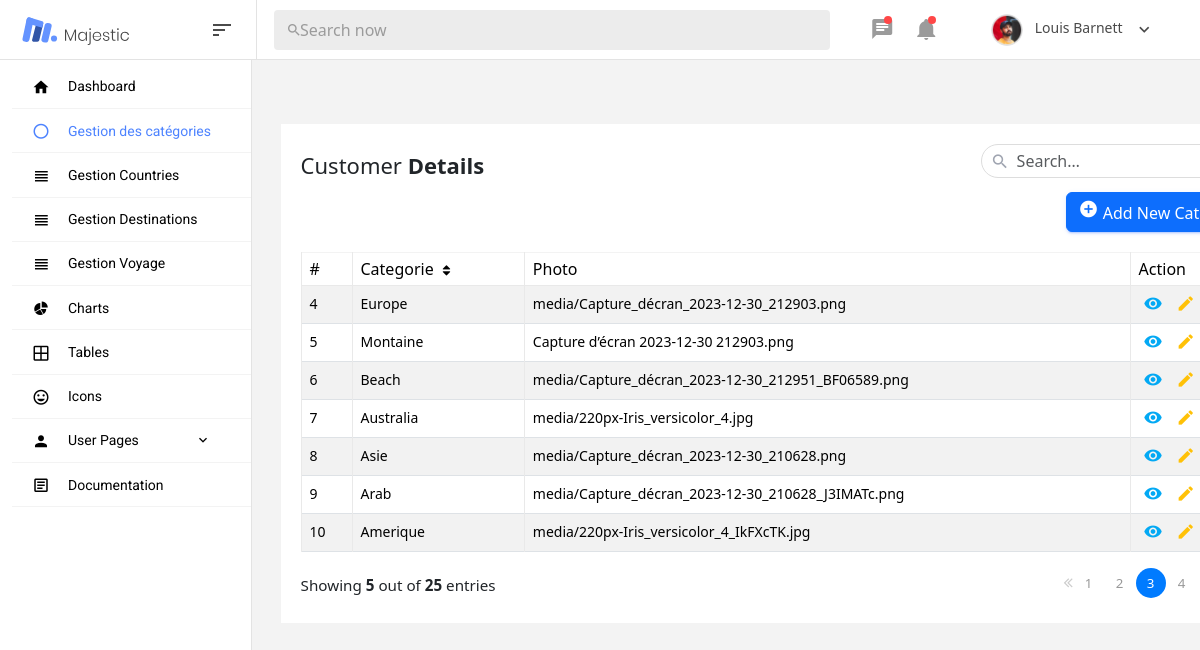
/adminHome/gestionCategorie, run on the app's committed database.
### admin_panel/models.py (models this page shows)
class Categorie(models.Model):
    id = models.AutoField(primary_key=True)
    nom=models.CharField(max_length=200,unique=True)
    photo = models.ImageField(upload_to='media/', blank=True, null=True)

### admin_panel/views.py (the view)
# urls.py: path('adminHome/gestionCategorie',views.gestionCategorie,name='gestionCategorie'),
def gestionCategorie(request):
    data = Categorie.objects.all()
    return render(request,'admin_panel/gestionCategorie.html',{'data': data})

### admin_panel/templates/admin_panel/gestionCategorie.html (shortened to what this page needs)
{% extends 'admin_panel/base.html' %}
{% block content %}
<div class="container">
    <div class="table-responsive">
        <div class="table-wrapper">
            <div class="table-title">
                <div class="row">
                    <div class="col-sm-8"><h2>Customer <b>Details</b></h2></div>
                    <div class="col-sm-4">
                        <div class="search-box">
                            <i class="material-icons">&#xE8B6;</i>
                            <input type="text" class="form-control" placeholder="Search&hellip;">
                        </div>
                        <br>
                        <div class="col-xs-6 text-right mt-4">
							<a href="#addCategorieModal" class="btn btn-primary" data-toggle="modal"><i class="material-icons">&#xE147;</i> <span>Add New Categorie</span></a>
						</div>
                    </div>
                </div>
            </div>
            <table class="table table-striped table-hover table-bordered">
                <thead>
                    <tr>
                        <th>#</th>
                        <th>Categorie <i class="fa fa-sort"></i></th>
                        <th>Photo</th>
                        <th>Action</th>
                    </tr>
                </thead>
                <tbody>
                    {% for categorie in data %}
                    <tr>
                        <td>{{ categorie.id }}</td>
                        <td>{{ categorie.nom }}</td>
                        <td>{{ categorie.photo }}</td>
                        <td>
                            <a href="#" class="view" title="View" data-toggle="tooltip"><i class="material-icons">&#xE417;</i></a>
                            <a href="#" class="edit" title="Edit" onclick="openEditModal('{{ categorie.id }}','{{ categorie.nom }}','{{ categorie.photo }}')" data-toggle="modal"><i class="material-icons">&#xE254;</i></a>
                        </td>
                    </tr>
                    {% endfor %}
                </tbody>
            </table>
            <div class="clearfix">
                <div class="hint-text">Showing <b>5</b> out of <b>25</b> entries</div>
                <ul class="pagination">
                    <li class="page-item disabled"><a href="#"><i class="fa fa-angle-double-left"></i></a></li>
                    <li class="page-item"><a href="#" class="page-link">1</a></li>
                    <li class="page-item"><a href="#" class="page-link">2</a></li>
                    <li class="page-item active"><a href="#" class="page-link">3</a></li>
                    <li class="page-item"><a href="#" class="page-link">4</a></li>
                    <li class="page-item"><a href="#" class="page-link">5</a></li>
                </ul>
            </div>
        </div>
    </div>
</div>
{% endblock %}
{% block styles %}
{% load static %}
    {{ block.super }}
    <link rel="stylesheet" href="{% static 'admin_panel/css/gestVoyStyle.css' %}">
    <link rel="stylesheet" href="https://maxcdn.bootstrapcdn.com/font-awesome/4.7.0/css/font-awesome.min.css">
    <link href="https://cdn.jsdelivr.net/npm/bootstrap@5.3.2/dist/css/bootstrap.min.css" rel="stylesheet">
    {% endblock %}

### admin_panel/templates/admin_panel/base.html (shortened to what this page needs)
<!DOCTYPE html>
<html lang="en">
<head>
  {% load static %}
  {% block styles %}
  <link rel="stylesheet" href="{% static 'admin_panel/vendors/mdi/css/materialdesignicons.min.css'%}">
  <link rel="stylesheet" href="{% static 'admin_panel/vendors/base/vendor.bundle.base.css'%}">
  <link rel="stylesheet" href="{% static 'admin_panel/css/style.css'%}">
  {% endblock %}
</head>
<body>
  <div class="container-scroller">
    <nav class="navbar col-lg-12 col-12 p-0 fixed-top d-flex flex-row">
            <div class="navbar-brand-wrapper d-flex justify-content-center">
        <div class="navbar-brand-inner-wrapper d-flex justify-content-between align-items-center w-100">
          <a class="navbar-brand brand-logo" href="../../index.html"><img src="../../images/logo.svg" alt="logo"/></a>
          <button class="navbar-toggler navbar-toggler align-self-center" type="button" data-toggle="minimize">
            <span class="mdi mdi-sort-variant"></span>
          </button>
        </div>
      </div>
      <div class="navbar-menu-wrapper d-flex align-items-center justify-content-end">
        <ul class="navbar-nav mr-lg-4 w-100">
          <li class="nav-item nav-search d-none d-lg-block w-100">
            <div class="input-group">
              <div class="input-group-prepend">
                <span class="input-group-text" id="search">
                  <i class="mdi mdi-magnify"></i>
                </span>
              </div>
              <input type="text" class="form-control" placeholder="Search now" aria-label="search" aria-describedby="search">
            </div>
          </li>
        </ul>
        <ul class="navbar-nav navbar-nav-right">
          <li class="nav-item dropdown mr-1">
            <a class="nav-link count-indicator dropdown-toggle d-flex justify-content-center align-items-center" id="messageDropdown" href="#" data-toggle="dropdown">
              <i class="mdi mdi-message-text mx-0"></i>
              <span class="count"></span>
            </a>
          </li>
          <li class="nav-item dropdown mr-4">
            <a class="nav-link count-indicator dropdown-toggle d-flex align-items-center justify-content-center notification-dropdown" id="notificationDropdown" href="#" data-toggle="dropdown">
              <i class="mdi mdi-bell mx-0"></i>
              <span class="count"></span>
            </a>
          </li>
          <li class="nav-item nav-profile dropdown">
            <a class="nav-link dropdown-toggle" href="#" data-toggle="dropdown" id="profileDropdown">
              <img src="../../images/faces/face5.jpg" alt="profile"/>
              <span class="nav-profile-name">Louis Barnett</span>
            </a>
          </li>
        </ul>
      </div>
    </nav>
    <div class="container-fluid page-body-wrapper">
      <nav class="sidebar sidebar-offcanvas" id="sidebar">
        <ul class="nav">
          <li class="nav-item">
            <a class="nav-link" href="../../index.html">
              <i class="mdi mdi-home menu-icon"></i>
              <span class="menu-title">Dashboard</span>
            </a>
          </li>
          <li class="nav-item">
            <a class="nav-link"  href="{% url 'gestionCategorie' %}" >
              <i class="mdi mdi-circle-outline menu-icon"></i>
              <span class="menu-title">Gestion des catégories</span>
            </a>
          </li>
          <li class="nav-item">
            <a class="nav-link" href="{% url 'gestionCountrie' %}">
              <i class="mdi mdi-view-headline menu-icon"></i>
              <span class="menu-title">Gestion Countries</span>
            </a>
          </li>
          <li class="nav-item">
            <a class="nav-link" href="{% url 'gestionVille' %}">
              <i class="mdi mdi-view-headline menu-icon"></i>
              <span class="menu-title">Gestion Destinations</span>
            </a>
          </li>
          <li class="nav-item">
            <a class="nav-link" href="{% url 'gestionVoyage' %}">
              <i class="mdi mdi-view-headline menu-icon"></i>
              <span class="menu-title">Gestion Voyage</span>
            </a>
          </li>
          <li class="nav-item">
            <a class="nav-link" href="../../pages/charts/chartjs.html">
              <i class="mdi mdi-chart-pie menu-icon"></i>
              <span class="menu-title">Charts</span>
            </a>
          </li>
          <li class="nav-item">
            <a class="nav-link" href="../../pages/tables/basic-table.html">
              <i class="mdi mdi-grid-large menu-icon"></i>
              <span class="menu-title">Tables</span>
            </a>
          </li>
          <li class="nav-item">
            <a class="nav-link" href="../../pages/icons/mdi.html">
              <i class="mdi mdi-emoticon menu-icon"></i>
              <span class="menu-title">Icons</span>
            </a>
          </li>
          <li class="nav-item">
            <a class="nav-link" data-toggle="collapse" href="#auth" aria-expanded="false" aria-controls="auth">
              <i class="mdi mdi-account menu-icon"></i>
              <span class="menu-title">User Pages</span>
              <i class="menu-arrow"></i>
            </a>
          </li>
          <li class="nav-item">
            <a class="nav-link" href="../../documentation/documentation.html">
              <i class="mdi mdi-file-document-box-outline menu-icon"></i>
              <span class="menu-title">Documentation</span>
            </a>
          </li>
        </ul>
      </nav>
      <div class="content-wrapper">
        {% block content %}
        {% endblock %}
      </div>
      </div>
    </div>
  {% load static %}
</body>
</html>

### admin_panel/static/admin_panel/css/gestVoyStyle.css (style rules this page uses)
body { color: #566787; background: #f5f5f5; font-family: 'Roboto', sans-serif; }
.table-responsive { margin: 30px 0; }
.table-wrapper { min-width: 1000px; background: #fff; padding: 20px; box-shadow: 0 1px 1px rgba(0,0,0,.05); }
.table-title { padding-bottom: 10px; margin: 0 0 10px; }
.table-title h2 { margin: 8px 0 0; font-size: 22px; }
.search-box { position: relative; float: right; }
.search-box input { height: 34px; border-radius: 20px; padding-left: 35px; border-color: #ddd; box-shadow: none; }
.search-box i { color: #a0a5b1; position: absolute; font-size: 19px; top: 8px; left: 10px; }
table.table tr th, table.table tr td { border-color: #e9e9e9; }
table.table-striped tbody tr:nth-of-type(odd) { background-color: #fcfcfc; }
table.table th i { font-size: 13px; margin: 0 5px; cursor: pointer; }
table.table td:last-child { width: 130px; }
table.table td a { color: #a0a5b1; display: inline-block; margin: 0 5px; }
table.table td a.view { color: #03A9F4; }
table.table td a.edit { color: #FFC107; }
table.table td i { font-size: 19px; }
.pagination { float: right; margin: 0 0 5px; }
.pagination li a { border: none; font-size: 95%; width: 30px; height: 30px; color: #999; margin: 0 2px; line-height: 30px; border-radius: 30px !important; text-align: center; padding: 0; }
.pagination li.active a { background: #03A9F4; }
.pagination li.disabled i { color: #ccc; }
.pagination li i { font-size: 16px; padding-top: 6px }
.hint-text { float: left; margin-top: 6px; font-size: 95%; }

### data on the page
Categorie: id "4", nom "Europe", photo "media/Capture_décran_2023-12-30_212903.png"
Categorie: id "5", nom "Montaine", photo "Capture d’écran 2023-12-30 212903.png"
Categorie: id "6", nom "Beach", photo "media/Capture_décran_2023-12-30_212951_BF06589.png"
Categorie: id "7", nom "Australia", photo "media/220px-Iris_versicolor_4.jpg"
Categorie: id "8", nom "Asie", photo "media/Capture_décran_2023-12-30_210628.png"
Categorie: id "9", nom "Arab", photo "media/Capture_décran_2023-12-30_210628_J3IMATc.png"
Categorie: id "10", nom "Amerique", photo "media/220px-Iris_versicolor_4_IkFXcTK.jpg"
